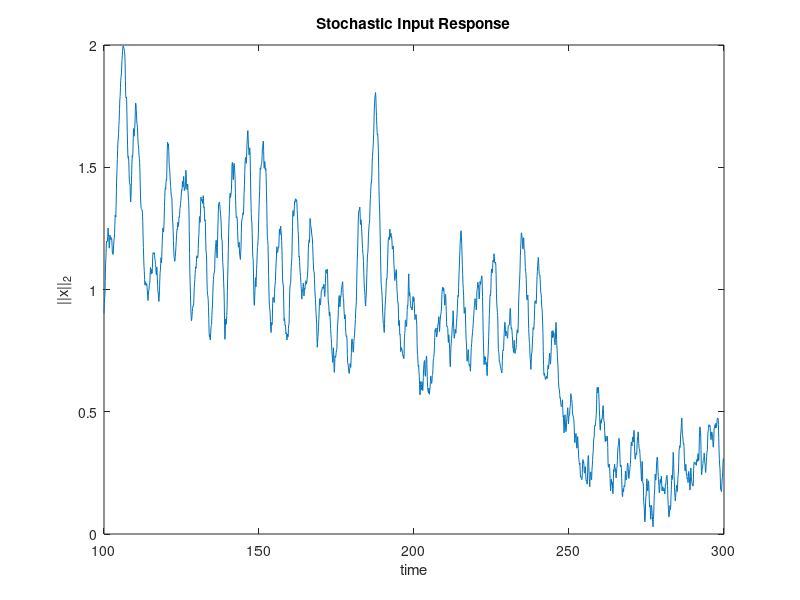
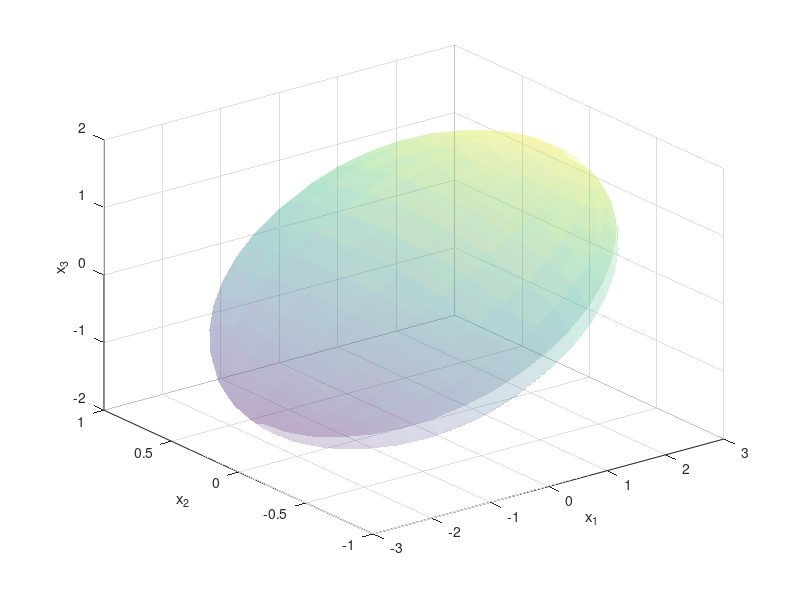

The MATLAB source for these figures, in order: (Note: this script raises an error after producing the figures.)
clear; clc; close all

rng(42);
n = 3;
I = eye(n);
Sigma_w = 0.1 * I; % Uncorrelated noise

% Derive A
S = randn(n);
S = 0.5 * (S - S'); % Ensure skew-symmetry
Sigma = [7 0 3; 0 1 0; 3 0 3];
% Sigma = I;
A = (-1/2 * Sigma_w + S) / Sigma;

% Derive Sigma
% S = randn(n); S = 0.5*(S - S'); % Random skew-symmetric part
% Q = randn(n); Q = Q'*Q; % Random negative definite part
% A = -Q + S;            
% Sigma = lyap(A, Sigma_w);
% S = 0.5 * (A * Sigma - Sigma * A.');

ev = eig(A);
fprintf('max real part = %.4g\n', max(real(ev)));

% Simulation parameters
n_time = 2e3; %1e4; % Simulation time steps
transient_length = 1e3;
tr = 0.1; % Sampling period
t = 0 : tr : (n_time + transient_length - 1) * tr;

%% SIMULATE W/STOCHASTIC INPUT
sys = ss(A, eye(n), eye(n), zeros(n));
w = mvnrnd(zeros(1, n), Sigma_w, length(t)); % Generate noise input
y_stoch = lsim(sys, w, t); % Simulate LTI response to noise
y_stoch = y_stoch(transient_length + 1:end,:); % Remove transient

% Plot the norm of the state vector
figure, plot(t(transient_length + 1:end), vecnorm(y_stoch, 2, 2))
xlabel('time'); ylabel('||x||_2');
title('Stochastic Input Response')

% Animate state vector evolution
% animate3(y_stoch)

% State evolution in 2D/3D after PCA
% [coeff, score, latent, tsquared, explained, mu] = pca(y_sim);
% y_reduced3 = score(:, 1:3); animate3(y_reduced3)
% y_reduced2 = score(:, 1:2); animate2(y_reduced2)

%% STATE EVOLUTION & STEADY-STATE COVARIANCE
[U, D] = eig(Sigma); % eigenvectors & eigenvalues
radii = sqrt(diag(D)); % principal axes
mean_x = mean(y_stoch,1)'; % mean of the samples

% Plot 1std ellipsoid
[xs, ys, zs] = sphere(20); % unit sphere
ellipsoid_pts = U * diag(radii) * [xs(:)'; ys(:)'; zs(:)'];
X = reshape(ellipsoid_pts(1,:) , size(xs));
Y = reshape(ellipsoid_pts(2,:) , size(ys));
Z = reshape(ellipsoid_pts(3,:) , size(zs));

figure; hold on; grid on; view(3);
surf(X, Y, Z, 'FaceAlpha',0.2, 'EdgeColor','none');
plot3(mean_x(1), mean_x(2), mean_x(3), 'k+', 'MarkerSize',10);
xlabel('x_1'); ylabel('x_2'); zlabel('x_3');

% Plot eigenvectors scaled by eigenvalues
for i = 1:3
    vec = radii(i) * U(:,i);   % scale eigenvector by sqrt of eigenvalue
    quiver3(mean_x(1), mean_x(2), mean_x(3), vec(1), vec(2), vec(3), ...
        'LineWidth', 1);
end

% Animate trajectory
h = animatedline('LineWidth',1);
for i = 1:n_time
    addpoints(h, y_stoch(i,1), y_stoch(i,2), y_stoch(i,3));
    drawnow;
end

%% SYNCHRONIZATION
% Filter to narrow band
fpass = [0.1, 1.0];
fs = 1 / tr;
[b, a] = butter(4, fpass / (fs / 2), 'bandpass'); % 4th-order Butterworth filter
y_filt = filtfilt(b, a, y_stoch);
z = hilbert(y_filt);
phi = angle(z);

% figure, axis equal
% theta = linspace(0, 2*pi, 100);
% for k = 1:size(phi, 1)
%     cla
%     Rvec = mean(exp(1i*phi(k,:)));
%     plot(cos(theta), sin(theta), 'k--'), hold on
%     quiver(zeros(1,n), zeros(1,n), cos(phi(k,:)), sin(phi(k,:)), 0, 'b-')
%     hold on
%     quiver(0, 0, real(Rvec), imag(Rvec), 0, 'r', 'LineWidth', 2)
%     title(sprintf('t = %.2f, |R| = %.2f', t(k), abs(Rvec)))
%     drawnow, pause(.1)
% end

t_steady = t(transient_length + 1:end);
R = abs(mean(exp(1i*phi(:,:)), 2));
x = t_steady(:);
r = R(:);
win_sec = 30;
dt = x(2)-x(1);
w = max(1, round(win_sec / dt));
mu = movmean(r, w);       % centered moving mean
s  = movstd (r, w, 0);    % centered moving std (sample std)

figure, hold on
fill([x; flipud(x)], [mu+s; flipud(mu-s)], [0.9 0.9 1])
plot(x, r, 'b'), plot(x, mu, 'r-', 'LineWidth', 2)
yline(mean(r), 'k--', 'LineWidth', 2)                      
xlabel('Time (s)'); ylabel('R(t)'); title('Moving mean ± moving std')

%% SIMULATE AUTONOMOUS
x0 = 2 * ones(n,1);  % initial condition
options = odeset('RelTol', 1e-8, 'AbsTol', 1e-10);
[t_aut, y_aut] = ode45(@(t,x) A*x, t, x0, options);

% Plot the norm of the state vector
figure, plot(t_aut, vecnorm(y_aut, 2, 2))
xlabel('time'); ylabel('||x||_2');
title('Autonomous response (ode45)')

% Animate state vector evolution
animate3(y_aut)

%% COVARIANCE MATRIX
% Max lag has to be inferior to total simulation time (in transient)
% because otherwise there wouldn't be enough data points to form the lagged
% pair. If I choose maxLag > length(t) then I have empty plot. It is not
% useful to consider a number of lags close to the simulated time points
% because estimate variance will be too high, given the fewer number of
% points
maxLag = min(size(y_stoch, 1)/2, 2000);  % number of lags to evaluate
lags = (0:maxLag) * tr;

% Theoretical covariance
Sigma_tau = @(tau) expm(A * tau) * Sigma;
stds_th = sqrt(diag(Sigma));
normMat_th = stds_th * stds_th.';
Sigma_th = nan(n,n,numel(lags));
for k = 1:numel(lags)
    tau = lags(k);
    Sigma_th(:,:,k) = Sigma_tau(tau) ./ normMat_th; % Pearson correlation
end

% Empirical covariance
Sigma_emp0 = (y_stoch' * y_stoch) / size(y_stoch,1);
stds_emp = sqrt(diag(Sigma_emp0));
normMat_emp = stds_emp * stds_emp';
Sigma_emp = nan(n,n,numel(lags));
for k = 0:maxLag
    X = y_stoch(1:end-k, :);
    X_lag = y_stoch(1+k:end, :);
    Sigma_emp(:,:,k+1) = (X_lag' * X) / (size(y_stoch, 1) - k) ./ normMat_emp;
end

% Extend to negative lags based on property C_ij(-tau) = C_ji(tau)
lags_full = [-fliplr(lags(2:end)), lags]; % Symmetric lag vector
Sigma_th_full = nan(n,n,numel(lags_full));
Sigma_emp_full = nan(n,n,numel(lags_full));
for i = 1:n
    for j = 1:n
        Cth_pos = squeeze(Sigma_th(i,j,:));
        Cth_neg = squeeze(Sigma_th(j,i,2:end));
        Sigma_th_full(i,j,:) = [flipud(Cth_neg); Cth_pos];

        Cemp_pos = squeeze(Sigma_emp(i,j,:));
        Cemp_neg = squeeze(Sigma_emp(j,i,2:end));
        Sigma_emp_full(i,j,:) = [flipud(Cemp_neg); Cemp_pos];
    end
end

%% PLOT COVARIANCES
figure;
for i = 1:n
    for j = 1:n
        subplot(n,n,(i-1)*n+j);
        plot(lags_full, squeeze(Sigma_th_full(i,j,:)),'r-'); hold on;
        plot(lags_full, squeeze(Sigma_emp_full(i,j,:)),'b--');
        title(sprintf('\\Sigma_{%d%d}(\\tau)',i,j));
        xlabel('\tau'); grid on;
        if i==1 && j==1
            legend('Theory','Empirical');
        end
    end
end
sgtitle('Auto/Cross-Covariance');

figure;
for i = 1:n
    for j = 1:n
        subplot(n,n,(i-1)*n+j);
        Cth = squeeze(Sigma_th_full(i,j,:));
        Cth_sym = 0.5 * (Cth + flipud(Cth));
        Cth_asym = 0.5 * (Cth - flipud(Cth));
        Cemp = squeeze(Sigma_emp_full(i,j,:));
        Cemp_sym = 0.5 * (Cemp + flipud(Cemp));
        Cemp_asym = 0.5 * (Cemp - flipud(Cemp));

        plot(lags_full, Cth_sym, 'r-', 'LineWidth', 1.2); hold on;
        plot(lags_full, Cth_asym, 'b-', 'LineWidth', 1.2);
        plot(lags_full, Cemp_sym, 'r--');
        plot(lags_full, Cemp_asym, 'b--');
        title(sprintf('Sym/Asym C_{%d%d}(\\tau)', i, j));
        xlabel('\tau'); grid on;
        if i==1 && j==1
            legend('Sym (th)','Asym (th)','Sym (emp)','Asym (emp)');
        end
    end
end
sgtitle('Symmetric (Even) vs Asymmetric (Odd) Covariance Components');

% for k = transient_length:(n_time + transient_length - 1)
%     imshow(Ctens(:,:,k), [], 'InitialMagnification', 'fit')
%     title(sprintf('Time-Lagged Covariance \\Sigma(\\tau) at lag \\tau = %.2f', t(k)));
%     drawnow
%     pause(0.01)
% end

%% FCD-STYLE SIMILATIRY ACROSS LAGS
% Seeing at what lag the dynamics are the same.
triuIdx = find(triu(ones(n),1));

% Theoretical
vecs_th = [];
for k = 1:length(lags_full)
    Ck = Sigma_th_full(:,:,k);
    vecs_th(:,k) = Ck(triuIdx);
end
FCD_th = corr(vecs_th);

% Empirical
vecs_em = [];
for k = 1:length(lags_full)
    Ck = Sigma_emp_full(:,:,k);
    vecs_em(:,k) = Ck(triuIdx);
end
FCD_emp = corr(vecs_em);

% Plot
figure, tiledlayout(1, 2, 'TileSpacing','compact','Padding','compact');
nexttile, imagesc(lags_full, lags_full, FCD_th);
axis square; colorbar; colormap jet;
xlabel('Lag \tau_1'); ylabel('Lag \tau_2');
title('Theoretical Time-Lagged Covariance Dynamics');

nexttile, imagesc(lags_full, lags_full, FCD_emp);
axis square; colorbar; colormap jet;
xlabel('Lag \tau_1'); ylabel('Lag \tau_2');
title('Empirical Time-Lagged Covariance Dynamics');

%% PSD MATRIX
Fs = 1 / tr;
% FFT algorithm faster with power of 2
Nfft = 2^nextpow2(maxLag + 1);
freqs = Fs * (0:(Nfft/2)) / Nfft;
omega = 2 * pi * freqs;

% Theoretical PSD
Phi_th = nan(n,n,length(freqs));
for k = 1:length(freqs)
    H = 1i * omega(k) * eye(n) - A;
    H_inv = inv(H);
    Phi_th(:,:,k) = H_inv * Sigma_w * (H_inv)';
end

% Empirical PSD
window = hamming(256);
noverlap = 128;
Phi_emp = nan(n, n, Nfft/2+1);
for i = 1:n
    for j = 1:n
        Pij = cpsd(y_stoch(:,i), y_stoch(:,j), window, noverlap, Nfft, Fs);
        Phi_emp(i,j,:) = Pij;  % Complex cross-spectrum
    end
end

figure;
for i = 1:n
    for j = 1:n
        subplot(n,n,(i-1)*n+j);
        plot(omega, abs(squeeze(Phi_th(i,j,:))),'r-'); hold on;
        plot(omega, abs(squeeze(Phi_emp(i,j,:))),'b--');
        title(sprintf('\\Phi_{%d%d}(\\omega)',i,j));
        xlabel('\omega'); grid on;
        if i==1 && j==1
            legend('Theory','Empirical');
        end
    end
end
sgtitle('Cross-Spectral Density Magnitude');

figure;
for i = 1:n
    for j = 1:n
        subplot(n,n,(i-1)*n + j);
        plot(omega, unwrap(angle(squeeze(Phi_th(i,j,:)))),'r-'); hold on;
        plot(omega, unwrap(angle(squeeze(Phi_emp(i,j,:)))),'b--');
        title(sprintf('Phase of \\Phi_{%d%d}(\\omega)', i, j));
        xlabel('\omega'); grid on;
        if i==1 && j==1
            legend('Theory','Empirical');
        end
    end
end
sgtitle('Cross-Spectral Density Phase');

figure;
for i = 1:n
    for j = 1:n
        subplot(n,n,(i-1)*n+j);
        co_th = real(squeeze(Phi_th(i,j,:)));
        quad_th = imag(squeeze(Phi_th(i,j,:)));
        co_emp = real(squeeze(Phi_emp(i,j,:)));
        quad_emp = imag(squeeze(Phi_emp(i,j,:)));

        plot(omega, co_th, 'r-', 'LineWidth', 1.2); hold on;
        plot(omega, quad_th, 'b-', 'LineWidth', 1.2);
        plot(omega, co_emp, 'r--', 'LineWidth', 1);
        plot(omega, quad_emp, 'b--', 'LineWidth', 1);
        title(sprintf('Co/Quad Spectrum \\Phi_{%d%d}(\\omega)', i, j));
        xlabel('\omega'); grid on;
        if i==1 && j==1
            legend('Co-spectrum (theory)','Quad (theory)','Co-spectrum (emp)','Quad (emp)');
        end
    end
end
sgtitle('Co- and Quadrature Spectra');

%% FUNCTIONS
function animate3(data)
    figure; 
    h = animatedline('LineWidth', 1);
    axis([min(data(:,1)) max(data(:,1)) ...
          min(data(:,2)) max(data(:,2)) ...
          min(data(:,3)) max(data(:,3))]);
    grid on
    xlabel('PC_1'); ylabel('PC_2'); zlabel('PC_3');
    view(3)
    
    for i = 1:size(data, 1)
        addpoints(h, data(i, 1), data(i, 2), data(i, 3));
        drawnow
    end
end

function animate2(data)
    figure; 
    h = animatedline('LineWidth', 1);
    axis([min(data(:,1)) max(data(:,1)) ...
          min(data(:,2)) max(data(:,2))]);
    grid on
    xlabel('PC_1'); ylabel('PC_2');
    title('2D Trajectory Animation');
    
    for i = 1:size(data, 1)
        addpoints(h, data(i, 1), data(i, 2));
        drawnow
    end
end
